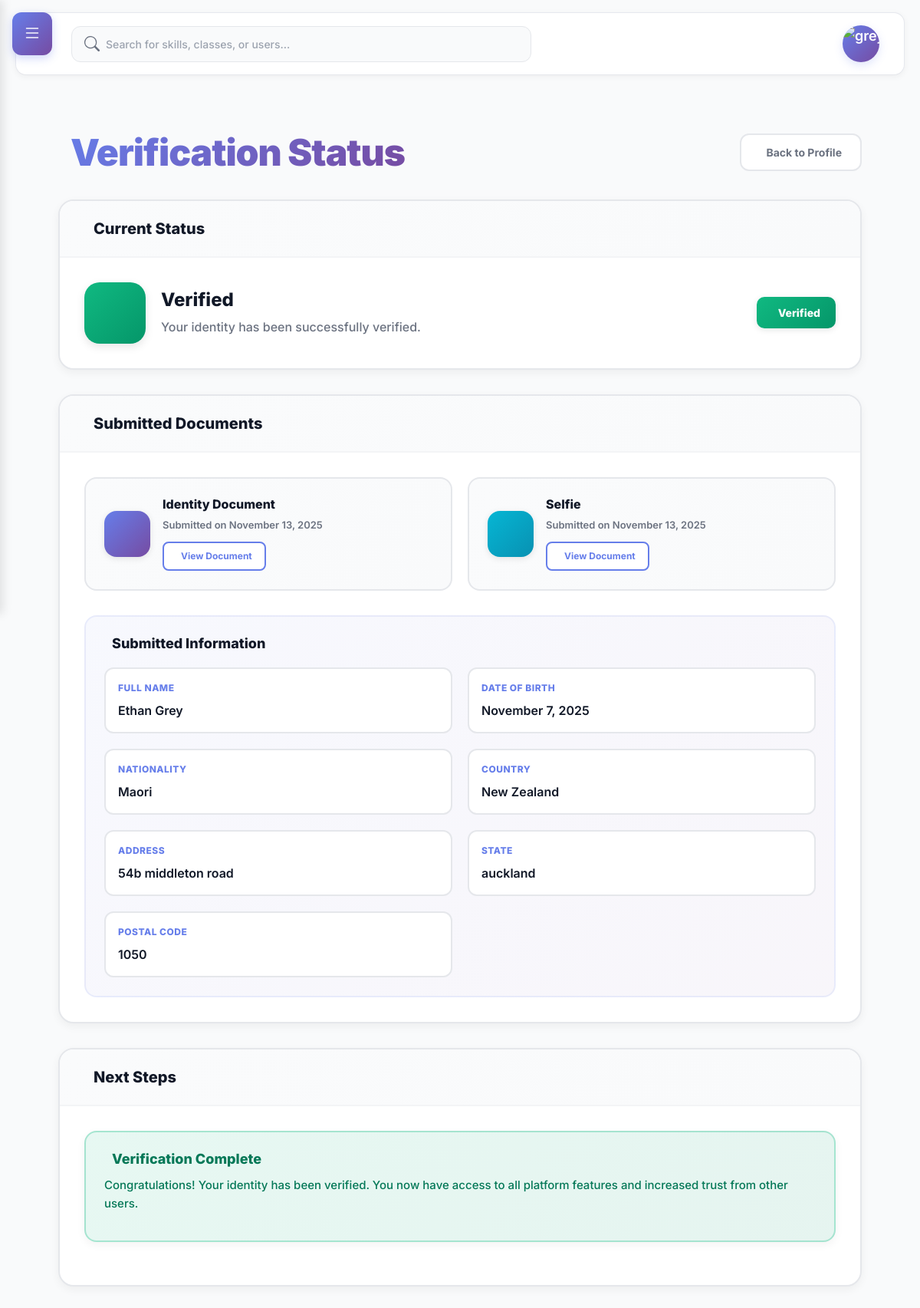
The page /users/profile/verification-status/ (signed in) on the database its author committed.
### users/models.py (models this page shows, shortened)
class Evidence(models.Model):
    profile = models.ForeignKey(Profile, on_delete=models.CASCADE, related_name='evidence')
    title = models.CharField(max_length=140)
    file = models.FileField(upload_to='evidence/', blank=True, null=True)
    link = models.URLField(blank=True)
    created_at = models.DateTimeField(auto_now_add=True)

class IdentitySubmission(models.Model):
    profile = models.ForeignKey(Profile, on_delete=models.CASCADE, related_name='identity_submissions')
    first_name = models.CharField(max_length=150, blank=True)
    last_name = models.CharField(max_length=150, blank=True)
    dob = models.DateField(blank=True, null=True)
    nationality = models.CharField(max_length=120, blank=True)
    address1 = models.CharField(max_length=255, blank=True)
    address2 = models.CharField(max_length=255, blank=True)
    state = models.CharField(max_length=120, blank=True)
    postal = models.CharField(max_length=40, blank=True)
    country = models.CharField(max_length=120, blank=True)
    created_at = models.DateTimeField(auto_now_add=True)

### users/views.py (the view)
# urls.py: path('profile/verification-status/', views.view_verification_status, name='verification_status'),
@login_required
def view_verification_status(request):
    profile = get_object_or_404(Profile, user=request.user)
    evidence_list = profile.evidence.all()
    latest_submission = profile.identity_submissions.order_by('-created_at').first()
    context = {
        'profile': profile,
        'evidence_list': evidence_list,
        'latest_submission': latest_submission,
    }
    return render(request, 'users/profile/verification_status.html', context)

### skills/templatetags/skills_tags.py (called while the page is built)
@register.simple_tag(takes_context=True)
def pending_trade_offers_count(context):
    request = context.get('request')
    if not request or not request.user.is_authenticated:
        return 0
    return ClassTradeOffer.objects.filter(
        receiver=request.user,
        status=ClassTradeOffer.PENDING
    ).count()

### users/templatetags/user_tags.py (called while the page is built)
def get_avatar_color(user):
    hash_value = int(hashlib.md5(user.username.encode()).hexdigest(), 16)
    color_index = hash_value % len(AVATAR_COLORS)
    return AVATAR_COLORS[color_index]

@register.inclusion_tag('users/user_avatar.html', takes_context=False)
def user_avatar(user, size='medium', css_class=''):
    has_avatar = user.profile.avatar if hasattr(user, 'profile') else False
    first_name = user.first_name or ''
    last_name = user.last_name or ''
    if first_name and last_name:
        initials = f"{first_name[0]}{last_name[0]}".upper()
    elif first_name:
        initials = first_name[0].upper()
    elif last_name:
        initials = last_name[0].upper()
    else:
        initials = user.username[0].upper() if user.username else '?'
    avatar_color = get_avatar_color(user)
    return {
        'user': user,
        'has_avatar': has_avatar,
        'avatar_url': user.profile.avatar.url if has_avatar else None,
        'initials': initials,
        'avatar_color': avatar_color,
        'size': size,
        'css_class': css_class,
    }

### users/templates/users/profile/verification_status.html (shortened to what this page needs)
{% extends 'base.html' %}
{% load static %}
{% block content %}
<div class="verification-page">
  <div class="verification-container">
    <div class="page-header">
      <h1 class="page-title">
        Verification Status
      </h1>
      <a href="{% url 'users:profile' %}" class="back-btn">
        Back to Profile
      </a>
    </div>
    <div class="status-card">
      <div class="card-header">
        <h5>
          Current Status
        </h5>
      </div>
      <div class="card-body">
        <div class="status-display">
          <div class="status-info">
            {% if profile.verification_status == 'verified' %}
              <div class="status-icon verified">
              </div>
              <div class="status-text">
                <h6>Verified</h6>
                <p>Your identity has been successfully verified.</p>
              </div>
            {% endif %}
          </div>
          <div class="status-actions">
            {% if profile.verification_status == 'unverified' %}
              <a href="{% url 'users:verify_identity' %}" class="action-btn primary">
                <i class="fas fa-upload"></i>
                Start Verification
              </a>
            {% elif profile.verification_status == 'pending' %}
              <span class="status-badge pending">
                <i class="fas fa-clock"></i>
                Under Review
              </span>
            {% else %}
              <span class="status-badge verified">
                Verified
              </span>
            {% endif %}
          </div>
        </div>
      </div>
    </div>
    {% if evidence_list or latest_submission %}
      <div class="status-card">
        <div class="card-header">
          <h5>
            Submitted Documents
          </h5>
        </div>
        <div class="card-body">
          {% if evidence_list %}
            <div class="documents-grid">
              {% for evidence in evidence_list %}
                <div class="document-card">
                  <div class="doc-icon {% if evidence.title == 'Identity Document' %}identity{% elif evidence.title == 'Selfie' %}selfie{% elif evidence.title == 'Proof of Address' %}address{% else %}other{% endif %}">
                  </div>
                  <div class="doc-info">
                    <h6>{{ evidence.title }}</h6>
                    <p>Submitted on {{ evidence.created_at|date:"F j, Y" }}</p>
                    {% if evidence.file %}
                      <a href="{{ evidence.file.url }}" target="_blank" class="doc-btn">
                        View Document
                      </a>
                    {% endif %}
                  </div>
                </div>
              {% endfor %}
            </div>
          {% endif %}
          {% if latest_submission %}
            <div class="info-section">
              <h6>
                Submitted Information
              </h6>
              <div class="info-grid">
                <div class="info-item">
                  <strong>Full Name</strong>
                  <span>
                    {% if latest_submission.first_name and latest_submission.last_name %}
                      {{ latest_submission.first_name }} {{ latest_submission.last_name }}
                    {% else %}
                      Not provided
                    {% endif %}
                  </span>
                </div>
                {% if latest_submission.dob %}
                  <div class="info-item">
                    <strong>Date of Birth</strong>
                    <span>{{ latest_submission.dob|date:"F j, Y" }}</span>
                  </div>
                {% endif %}
                {% if latest_submission.nationality %}
                  <div class="info-item">
                    <strong>Nationality</strong>
                    <span>{{ latest_submission.nationality }}</span>
                  </div>
                {% endif %}
                {% if latest_submission.country %}
                  <div class="info-item">
                    <strong>Country</strong>
                    <span>{{ latest_submission.country }}</span>
                  </div>
                {% endif %}
                {% if latest_submission.address1 %}
                  <div class="info-item">
                    <strong>Address</strong>
                    <span>
                      {{ latest_submission.address1 }}
                    </span>
                  </div>
                {% endif %}
                {% if latest_submission.state %}
                  <div class="info-item">
                    <strong>State</strong>
                    <span>{{ latest_submission.state }}</span>
                  </div>
                {% endif %}
                {% if latest_submission.postal %}
                  <div class="info-item">
                    <strong>Postal Code</strong>
                    <span>{{ latest_submission.postal }}</span>
                  </div>
                {% endif %}
              </div>
            </div>
          {% endif %}
        </div>
      </div>
    {% endif %}
    <div class="status-card">
      <div class="card-header">
        <h5>
          Next Steps
        </h5>
      </div>
      <div class="card-body">
        {% if profile.verification_status == 'unverified' %}
          <div class="alert-box info">
            <h6>
              <i class="fas fa-info-circle"></i>
              Get Started with Verification
            </h6>
            <p>To verify your identity, you'll need to provide:</p>
            <ul>
              <li>A government-issued ID (driver's license, passport, etc.)</li>
              <li>A selfie photo</li>
              <li>Proof of address (utility bill, bank statement, etc.)</li>
            </ul>
          </div>
          <a href="{% url 'users:verify_identity' %}" class="action-btn primary">
            <i class="fas fa-upload"></i>
            Start Verification Process
          </a>
        {% else %}
          <div class="alert-box success">
            <h6>
              Verification Complete
            </h6>
            <p>Congratulations! Your identity has been verified. You now have access to all platform features and increased trust from other users.</p>
          </div>
        {% endif %}
      </div>
    </div>
  </div>
</div>
{% endblock %}

### static/css/main.css (style rules this page uses)
:root { --bg:#f6f7f9;--card:#f0f1f3;--sidebar:#233455;--sidebarText:#e6ecf5;--text:#121417;--muted:#8b93a1;--brand:#4a67ff }
* { box-sizing:border-box }
html,body { margin:0;padding:0;font-family:Inter,system-ui,-apple-system,Segoe UI,Roboto,Arial,sans-serif;color:var(--text);background:var(--bg) }

### templates/base.html (style rules this page uses)
:root { --sidebar-width: 280px; --collision-breakpoint: 1200px; --brand: #667eea; --brand-hover: #5a77ff; --brand-gradient: linear-gradient(135deg, #667eea 0%, #764ba2 100%); --text: #111827; --text-light: #6b7280; --card: #ffffff; --background: #f9fafb; --border: #e5e7eb; --sidebar-bg: #1f2937; --sidebar-hover: #374151; }
* { font-family: 'Inter', -apple-system, BlinkMacSystemFont, sans-serif; -webkit-font-smoothing: antialiased; -moz-osx-font-smoothing: grayscale; }
body { background: var(--background); }

### rows shown on the page
Evidence: title "Identity Document", created_at "November 13, 2025"
Evidence: title "Selfie", created_at "November 13, 2025"
IdentitySubmission: first_name "Ethan", last_name "Grey", dob "November 7, 2025", nationality "Maori", country "New Zealand", address1 "54b middleton road", state "auckland", postal "1050"
